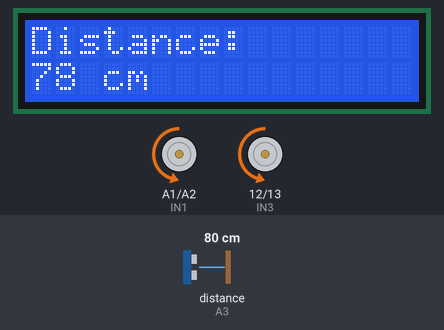
The sketch below on a simulated Arduino Uno, built with avr-gcc and run on an emulated ATmega328P. Parts: 16×2 character LCD, motor-driver pin pairs drawn as motors (green arrow = first pin HIGH = forward, orange = second pin HIGH = backward, longer = more drive, scaled by the enable pin). Wiring (inferred from the names in the program): ultrasonic range finder: trigger pin 2; echo A3. Inputs (shaded band) come from the test bench; at power-on: distance to the obstacle (sensor on A3) 80 cm. The echo pulse lasts 58.3 µs per cm; random numbers use the default seed unless the sketch sets one.

Above: at 2.0 s.
2.1 s: distance to the obstacle (sensor on A3) set to 35 cm
At 2.5 s:
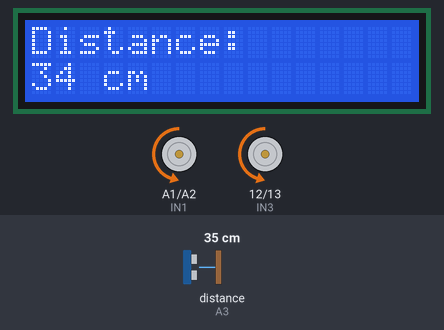
3.6 s: distance to the obstacle (sensor on A3) set to 28 cm
At 4.18 s:
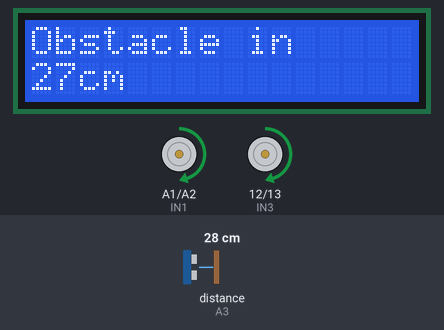
5.9 s: distance to the obstacle (sensor on A3) set to 2 cm
At 7.29 s:
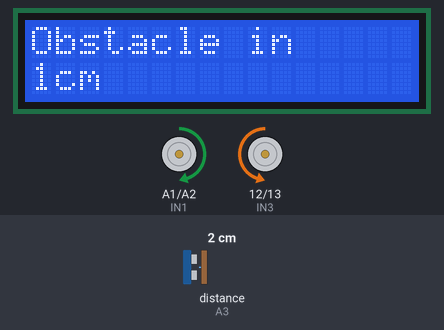
Timing chart, 0 to 14.9 s (numbered marks = the images above; inputs shaded):
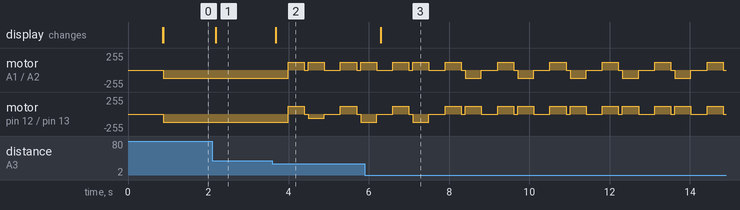

Measured:
- the behaviour switches between 32 and 31 cm on distance to the obstacle (sensor on A3) (found by bisection; images 1 and 2)
- after the input at 2.1 s, the display: changes after 0.09 s (image 1)
- after the input at 5.9 s, the display: changes after 0.40 s (image 3)

The sketch:

week3_task3.ino
```cpp
#include <LiquidCrystal.h>

// LCD pins
LiquidCrystal lcd(8, 9, 4, 5, 6, 7);

// Motor Pins
const int IN1 = A1;
const int IN2 = A2;
const int IN3 = 12;
const int IN4 = 13;
const int ENA = 11;
const int ENB = 3;

const int motorSpeed = 120;

// HC-SR04 Ultrasonic Pins
const int TRIG = 2;
const int ECHO = A3;

const int safeDistance = 30; // cm

// ----------------------
// MOTOR FUNCTIONS
// ----------------------
void moveForward(int speed = motorSpeed) {
  analogWrite(ENA, speed);
  analogWrite(ENB, speed);
  digitalWrite(IN1, LOW);
  digitalWrite(IN2, HIGH);
  digitalWrite(IN3, LOW);
  digitalWrite(IN4, HIGH);
}

void moveBackward(int speed = motorSpeed) {
  analogWrite(ENA, speed);
  analogWrite(ENB, speed);
  digitalWrite(IN1, HIGH);
  digitalWrite(IN2, LOW);
  digitalWrite(IN3, HIGH);
  digitalWrite(IN4, LOW);
}

void turnLeft(int speed = motorSpeed) {
  analogWrite(ENA, speed * 0.5);
  analogWrite(ENB, speed);
  digitalWrite(IN1, LOW);
  digitalWrite(IN2, HIGH);
  digitalWrite(IN3, HIGH);
  digitalWrite(IN4, LOW);
}

void turnRight(int speed = motorSpeed) {
  analogWrite(ENA, speed);
  analogWrite(ENB, speed * 0.5);
  digitalWrite(IN1, HIGH);
  digitalWrite(IN2, LOW);
  digitalWrite(IN3, LOW);
  digitalWrite(IN4, HIGH);
}

void stopMotors() {
  analogWrite(ENA, 0);
  analogWrite(ENB, 0);
  digitalWrite(IN1, LOW);
  digitalWrite(IN2, LOW);
  digitalWrite(IN3, LOW);
  digitalWrite(IN4, LOW);
}

// ----------------------
// ULTRASONIC FUNCTION
// ----------------------
long getDistanceCM() {
  digitalWrite(TRIG, LOW);
  delayMicroseconds(2);

  digitalWrite(TRIG, HIGH);
  delayMicroseconds(10);
  digitalWrite(TRIG, LOW);

  long duration = pulseIn(ECHO, HIGH, 30000); // timeout 30ms
  long distance = duration * 0.034 / 2;

  return distance;
}

// ----------------------
// SETUP
// ----------------------
void setup() {
  lcd.begin(16, 2);

  pinMode(IN1, OUTPUT);
  pinMode(IN2, OUTPUT);
  pinMode(IN3, OUTPUT);
  pinMode(IN4, OUTPUT);
  pinMode(ENA, OUTPUT);
  pinMode(ENB, OUTPUT);

  pinMode(TRIG, OUTPUT);
  pinMode(ECHO, INPUT);

  lcd.print("Ultrasonic Init");
  delay(800);
  lcd.clear();
}

// ----------------------
// UPDATED LOOP
// ----------------------
void loop() {

  long distance = getDistanceCM();

  // -------------------------------------
  // VALID DISTANCE & CLEAR PATH > 30 CM
  // -------------------------------------
  if (distance != 0 && distance > safeDistance) {
    lcd.clear();
    lcd.setCursor(0, 0);
    lcd.print("Distance:");
    lcd.setCursor(0, 1);
    lcd.print(distance);
    lcd.print(" cm");

    moveForward();
    delay(100);
    return;
  }

  // -------------------------------------
  // OBSTACLE DETECTED (1–30 CM)
  // -------------------------------------
  if (distance > 0 && distance <= safeDistance) {
    lcd.clear();
    lcd.setCursor(0, 0);
    lcd.print("Obstacle in");
    lcd.setCursor(0, 1);
    lcd.print(distance);
    lcd.print("cm");
    delay(300);

    // Reverse
    moveBackward();
    delay(400);
    stopMotors();
    delay(100);

    // Turn randomly left or right
    if (random(0, 2) == 0) {
      turnLeft();
    } else {
      turnRight();
    }
    delay(400);
    stopMotors();
    delay(100);

    return;
  }

  // -------------------------------------
  // distance == 0  → no reading
  // -------------------------------------
  lcd.clear();
  lcd.setCursor(0, 0);
  lcd.print("Scanning...");
  moveForward();
  delay(100);
}
```
